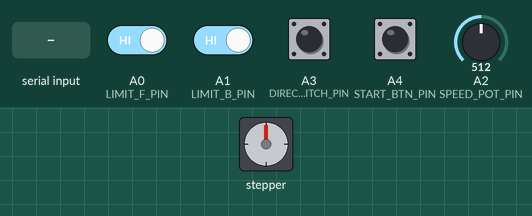
Bench run of a sketch on a simulated Arduino Uno, built with avr-gcc and run on an emulated ATmega328P. Shown: stepper motor. Inputs (shaded band) come from the test bench; at power-on: A0 (LIMIT_F_PIN), A1 (LIMIT_B_PIN), A3 (DIRECTION_SWITCH_PIN), A4 (START_BTN_PIN) HIGH, A2 (SPEED_POT_PIN) = 512. Stepper angles assume 200 steps per turn; what the sketch prints to the serial monitor is not drawn.

Above: at 1.2 s.
1.3 s: A0 (LIMIT_F_PIN) driven LOW
At 1.78 s:
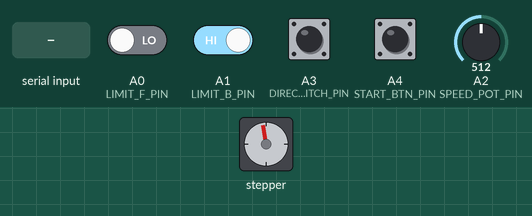
At 2.47 s:
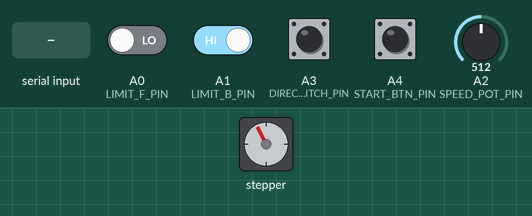
4.3 s: A2 (SPEED_POT_PIN) set to 530
7.3 s: A3 (DIRECTION_SWITCH_PIN) pulled LOW for 0.15 s
10.3 s: "0\n" received over Serial
At 10.3 s:
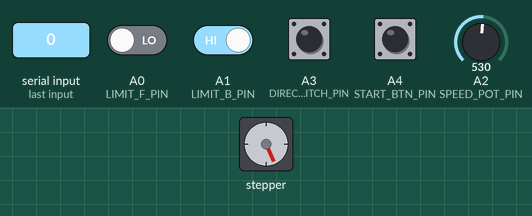
11.8 s: A2 (SPEED_POT_PIN) set to 511
At 13.05 s:
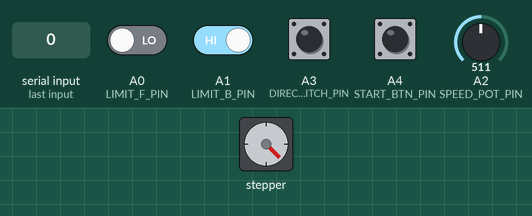
14.8 s: byte 114 ('r') received over Serial
Timing chart, 0 to 18.8 s (numbered marks = the images above; inputs shaded):
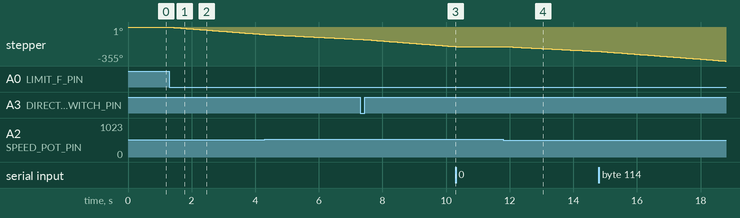

The sketch:

SliderControl.ino
```cpp
// SliderControl
// -*- mode: C++ -*-
//
// Basic control of a stepper based slider.
// Uses the AccelStepper and AFMotor libraries for communication.
// Can be controlled by serial or via sensors.
// Includes support for limit switches to prevent overstepping.

#include <Timer.h>
#include <AccelStepper.h>
#include <AFMotor.h>
#include <stdarg.h>

// Print debug strings via serial
#define DEBUG_ON 1

// Limit switch pins (forward and backwards):
#define LIMIT_F_PIN A0
#define LIMIT_B_PIN A1
#define SPEED_POT_PIN A2
#define DIRECTION_SWITCH_PIN A3
#define START_BTN_PIN A4

// States:
#define NORMAL 1
#define TIMELAPSE 2
#define CONTINUOUS 3
#define FINDLIMITS 4

// Hold time for start button to switch modes
#define MODE_SWITCH_DELAY 2000
#define DEBOUNCE_DELAY 150
#define SPEED_MOD 2            // Step size adjustment for time lapse

// The stepper motor object
AF_Stepper motor1(200, 1);


// Timelapse timer
Timer timer;

boolean is_enabled = true;           // Movement is enabled
boolean use_accel = true;            // Use smooth acceleration
int single_step = 6;
float movement_speed = 100.0;
int last_speed_read = 0;
int dir = 1;                         // Direction (1 or -1)
unsigned long delay_time = 15000;    // Delay between steps when in timelapse mode

int high_bounds = 500;
int run_count = 0;
int state = CONTINUOUS;
int step_mode = INTERLEAVE;          // Stepper mode: SINGLE, DOUBLE, INTERLEAVE, or MICROSTEP

unsigned long last_print_time = millis();
unsigned long last_btn_time = 0;
int last_btn_state = HIGH;


void p(char *fmt, ... ){
        char tmp[128]; // resulting string limited to 128 chars
        va_list args;
        va_start (args, fmt );
        vsnprintf(tmp, 128, fmt, args);
        va_end (args);
        Serial.print(tmp);
}

AccelStepper stepper(ForwardStep, BackwardStep); // use functions to step

void setup()
{
  Serial.begin(9600);           // set up Serial library at 9600 bps
  Serial.println("Slider, away!");

  pinMode(LIMIT_F_PIN, INPUT_PULLUP);
  pinMode(LIMIT_B_PIN, INPUT_PULLUP);
  pinMode(START_BTN_PIN, INPUT_PULLUP);
  pinMode(DIRECTION_SWITCH_PIN, INPUT_PULLUP);

  stepper.setSpeed(0);

  if (state == TIMELAPSE)
    int moveEvent = timer.every(delay_time, MoveForPhoto);
}

void loop()
{
  do {
    CheckSerial();
    CheckInputs();
    CheckLimitHit();

    if (state == CONTINUOUS) {
      if (stepper.speed() != 0) {
        if (use_accel) {
        //  while (digitalRead(START_BTN_PIN) == LOW)
            stepper.run();
        }
        else //if (stepper.speed() != 0)
          stepper.runSpeed();
      }
    } else {
      if (state == TIMELAPSE)
        // If we're in timelapse mode, check if a movement is due
        timer.update();

      if (stepper.distanceToGo() == 0) {
        //MoveForPhoto();
        //run_count++;
        if (is_enabled)
          Release();
      } else {
        if (!is_enabled)
          EnableOutput();
        stepper.run();
      }
    }
  } while (stepper.distanceToGo() != 0);
}

void CheckSerial() {
  // Check for serial input
  char c;
  if (Serial.available()) {
    c = Serial.read();
    if (c == 'm'){
      MoveForPhoto();
    }
    else if (c == 'f'){
#ifdef DEBUG_ON
      Serial.println("forward");
#endif
      //stepper.moveTo(500);
      stepper.setSpeed(abs(stepper.speed()));
      dir  = 1;
    }
    else if (c == 'b') {
#ifdef DEBUG_ON
      Serial.println("backward");
#endif
      //stepper.moveTo(-500);
      dir  = -1;
      stepper.setSpeed(abs(stepper.speed())*-1);
    }
    else if (c == 's') {
      Stop();
    }
    else if ((c >= '0') && (c <= '9')) {
      int speed = (c-'0')*50;
      single_step = int(c-'0')*SPEED_MOD;
#ifdef DEBUG_ON
      Serial.print("setting speed: ");
      Serial.println(speed);
#endif

      stepper.setSpeed(speed);
    }
    else if (c == 'r') {
      Reverse();
    }
    else if (c == 'e') {
      FindLimits();
    }
    else if (c == 't') {
      // Cycle step types
      // Micro step is very slow...
      // Interleave seems like a good balance
      CycleModes();
    }
    else if (c == 'R') {
      Release();
    }
  }
}

void CheckInputs() {
   int input_speed = analogRead(SPEED_POT_PIN);

   if (last_speed_read + 1 < input_speed  || last_speed_read - 1 > input_speed ) {

     SetMovementSpeed(ConvertAnalogReadingToSpeed(input_speed));
     last_speed_read = input_speed;

     #ifdef DEBUG_ON
     if ((millis() - last_print_time) > 2000 && input_speed > 1) {

       Serial.print("Input speed: ");
       Serial.print(input_speed);
       Serial.print("\n");

       //if (digitalRead(DIRECTION_SWITCH_PIN) == LOW)
         //Serial.print("Switch open");
       last_print_time = millis();
     }
     #endif
   }

   // Start button is pressed
   if (digitalRead(START_BTN_PIN) == LOW) {
     if (last_btn_state == HIGH && millis() - last_btn_time > DEBOUNCE_DELAY) {
       // If this is the first time we're noticing the button press and it's been more than the debounce delay...
       last_btn_time = millis();
       last_btn_state = LOW;

       if (IsMoving())
         Stop();
       else
         StartMoving();
     } else if (last_btn_state == LOW && millis() - last_btn_time > MODE_SWITCH_DELAY) {
       // Button has been held down for a while, let's perform a secondary function: switch stepper modes
       last_btn_time = millis();
       CycleModes();
     }
   } else {
     // Button HIGH
     last_btn_state = HIGH;
   }

   // Direction switch
   if (digitalRead(DIRECTION_SWITCH_PIN) == LOW) {
       SetDirection(1);
   }
   else
       SetDirection(-1);
}

void CheckLimitHit() {
  //int limitVal = digitalRead(LIMIT_F_PIN);
  if (digitalRead(LIMIT_F_PIN) == 0) {
    //Stop();
    // Forward limit hit
#ifdef DEBUG_ON
    Serial.print("Forward limit hit");
#endif
    dir = -1;
    high_bounds = stepper.currentPosition();
    stepper.setSpeed(abs(stepper.speed())*-1);
    stepper.move(-1);
  }
  else if (digitalRead(LIMIT_B_PIN) == 0) {
#ifdef DEBUG_ON
    Serial.print("Back limit hit");
#endif
    dir = 1;
    stepper.setSpeed(abs(stepper.speed()));
    stepper.setCurrentPosition(0);
    stepper.move(1);
    Serial.print(run_count);
  }

  if (state == FINDLIMITS) {
    state = NORMAL;
  }
}

void CycleModes() {
  step_mode = step_mode % 4 + 1;
  p("Step mode: %i\n", step_mode);
}

float ConvertAnalogReadingToSpeed(int reading) {
  // Takes a raw pot value and returns a usable speed
  return float(reading * 0.80);
}
```

MotorControl.ino
```cpp
// Used for AccelStepper's movement...
void ForwardStep() {
  motor1.onestep(FORWARD, step_mode);
}

void BackwardStep() {
  motor1.onestep(BACKWARD, step_mode);
}

void Release() {
  is_enabled = false;
  motor1.release();
  //stepper.disableOutputs();
}

void EnableOutput() {
  is_enabled = true;
  stepper.enableOutputs();
}

boolean IsMoving() {
  //if (is_enabled && stepper.speed() != 0)
    return (is_enabled && stepper.speed() != 0);
  //else
    //return false;
}

void Reverse() {
  SetDirection(dir * -1);
  if (state == FINDLIMITS) {
    GoToLimit();
  }

  #ifdef DEBUG_ON
  Serial.print("Reversing: ");
  Serial.println(stepper.speed());
  #endif
}

void SetDirection(int new_dir) {
  if (new_dir != dir) {
    dir = new_dir;

    if (use_accel) {
      stepper.setMaxSpeed(movement_speed);
      stepper.setAcceleration(1950.0);
      // Reverse our target position
      if (IsMoving())
        stepper.moveTo(20000 * dir);
    } else
      stepper.setSpeed(movement_speed*dir);

    #ifdef DEBUG_ON
    Serial.print("Switching direction\n");
    #endif
  }
}

void SetMovementSpeed(float new_speed) {
  if (new_speed != movement_speed) {
    movement_speed = new_speed;

    if (use_accel) {
      stepper.setMaxSpeed(movement_speed);
      stepper.setAcceleration(450.0);
    } else
      stepper.setSpeed(movement_speed*dir);

    #ifdef DEBUG_ON
    //Serial.print(movement_speed*dir);
    #endif
  }
}

/*
    Movements
*/

void FindLimits() {
  #ifdef DEBUG_ON
  Serial.print("Find limit");
  #endif
  state = FINDLIMITS;
  stepper.setSpeed(movement_speed*dir);
  //stepper.setAcceleration(10.5);
  stepper.moveTo(9000*dir);
}

void GoToLimit() {
   // Goes to the limit of the current direction
  stepper.moveTo(9000*dir);
}

void MoveForPhoto() {
  #ifdef DEBUG_ON
  Serial.println("move one step");
  #endif
  stepper.setSpeed(movement_speed*dir);
  //stepper.setAcceleration(3.5);
  stepper.move(single_step*dir);
}

void StartMoving() {
  #ifdef DEBUG_ON
  Serial.println("Start Moving");
  #endif
  // Enable the stepper
  //EnableOutput();

  SetMovementSpeed(movement_speed);
  stepper.moveTo(20000*dir);
}

void Stop() {
  #ifdef DEBUG_ON
  Serial.println("Stop");
  #endif

  stepper.moveTo(stepper.currentPosition());
  //stepper.stop();
  //SetMovementSpeed(0.0);

  // Disable the stepper to save energy
  motor1.release();
  //Release();
}
```

Measured:
- after the input at 1.3 s, stepper: keeps turning counter-clockwise at about 26°/s, starting at once
- after the input at 10.3 s, stepper: stops changing and stays -204°
- after the input at 11.8 s, stepper: keeps turning counter-clockwise at about 17°/s, starting at once
